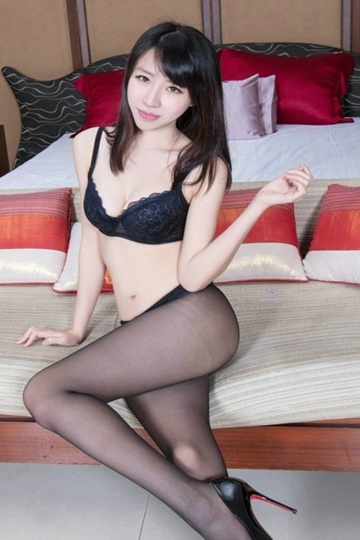
#> input picture 数据挖掘/images/b270a58d9c.jpg, 360 x 540 px
$ python image_minning_2.py
#> lines starting #> are read from the running program, lines starting #| are printed output that depends on the picture
# -*- coding: utf-8 -*-
"""
Created on Wed May  2 15:53:29 2018

@author: 王磊
"""

from PIL import Image
import numpy as np

im_begin = Image.open('images/b270a58d9c.jpg')
#> im_begin is the input picture: PIL image 360x540 RGB; mean R, G, B 152.2, 129.8, 131.2
imBegin = np.array(im_begin.convert('L'))
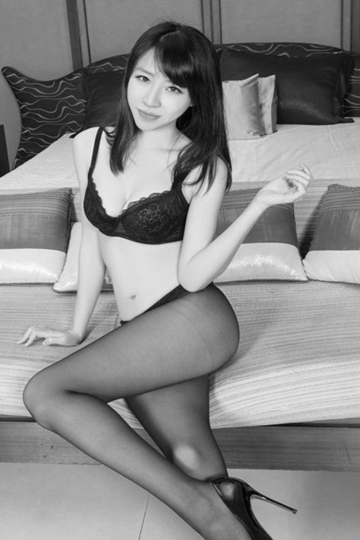
#> imBegin: shape (540, 360); min 1, max 252, mean 136.6
imChange = 255 - imBegin
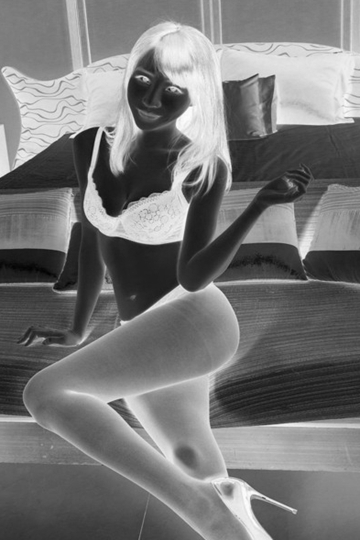
#> imChange: shape (540, 360); min 3, max 254, mean 118.4
imResult = Image.fromarray(imChange.astype(np.uint8))
imResult.save('images/testImage2.jpg')

$ run again, with 数据挖掘/images/0391c35c9c.jpg copied over 数据挖掘/images/b270a58d9c.jpg
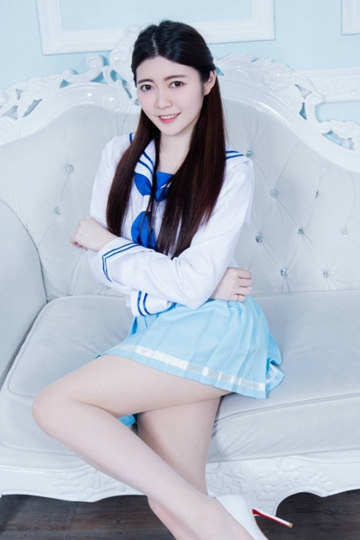
#> input picture 数据挖掘/images/0391c35c9c.jpg, 360 x 540 px
#> im_begin is the input picture: PIL image 360x540 RGB; mean R, G, B 179.6, 187.8, 200.4
#> `imBegin = np.array(im_begin.convert('L'))`:
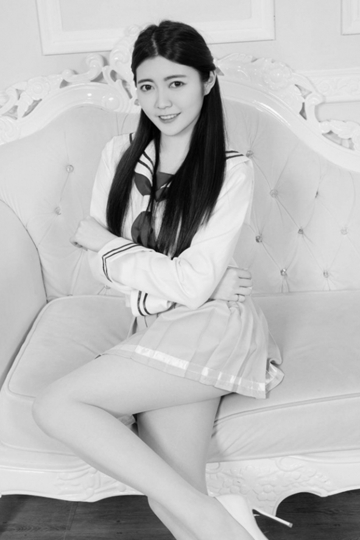
#> imBegin: shape (540, 360); min 0, max 253, mean 186.7
#> `imChange = 255 - imBegin`:
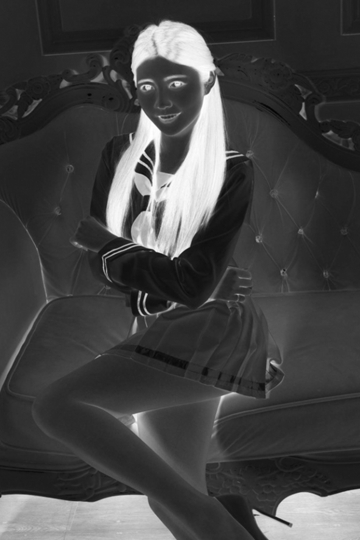
#> imChange: shape (540, 360); min 2, max 255, mean 68.3

$ run again, with 数据挖掘/images/05e2955c71.jpg copied over 数据挖掘/images/b270a58d9c.jpg
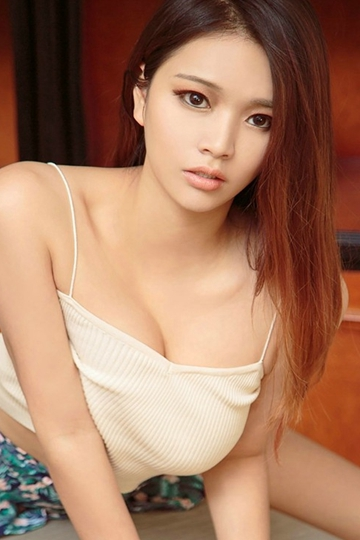
#> input picture 数据挖掘/images/05e2955c71.jpg, 360 x 540 px
#> im_begin is the input picture: PIL image 360x540 RGB; mean R, G, B 166.8, 123.5, 98.6
#> `imBegin = np.array(im_begin.convert('L'))`:
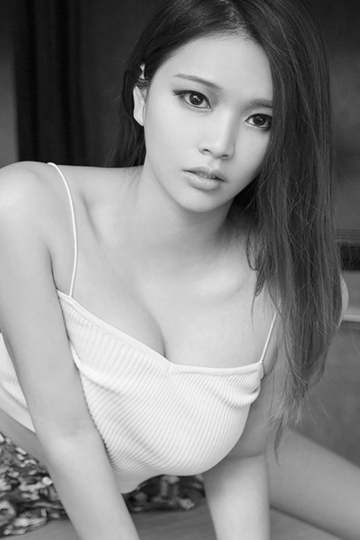
#> imBegin: shape (540, 360); min 2, max 252, mean 133.6
#> `imChange = 255 - imBegin`:
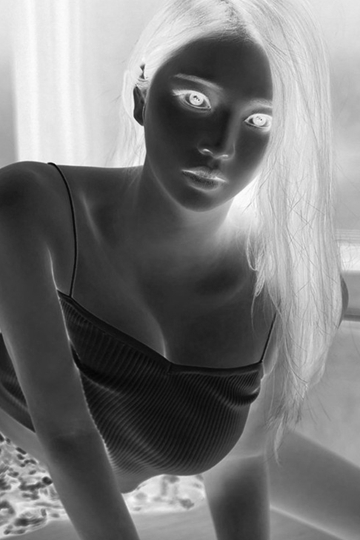
#> imChange: shape (540, 360); min 3, max 253, mean 121.4
